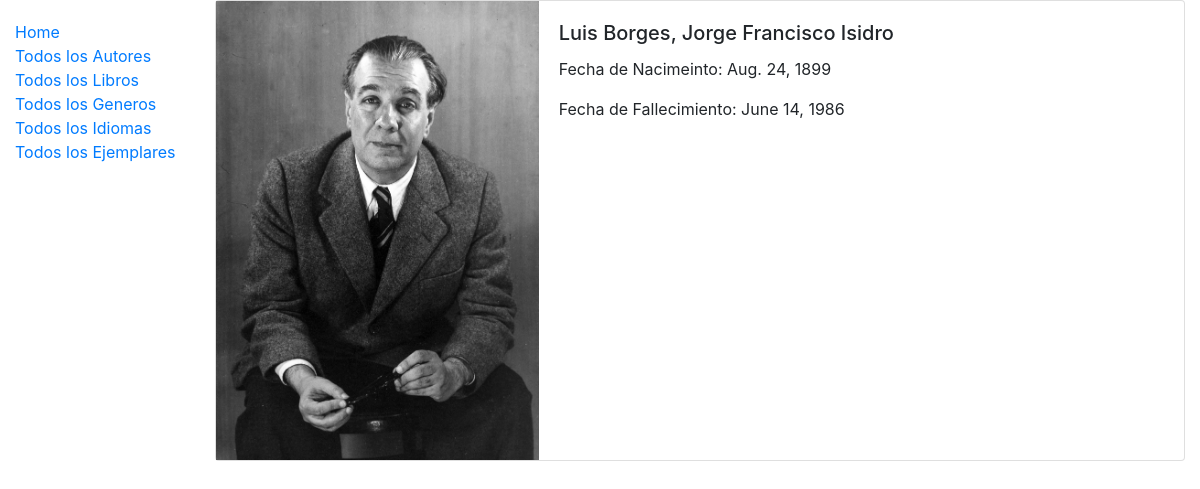
Page /catalogo/autor/1 on the committed database.
### catalogo/models.py (models this page shows, shortened)
class Autor(models.Model):
    nombre = models.CharField(max_length=50)
    apellido = models.CharField(max_length=50)
    fechaNac = models.DateField(null=True, blank=True)
    fechaDeceso = models.DateField('Fallecio', null=True, blank=True)
    foto = models.ImageField(upload_to='upload/', null=True)
    def __str__(self) -> str:
        return '%s, %s ' % (self.nombre, self.apellido)
    class Meta:
        ordering = ["apellido", "nombre"]

### catalogo/views.py (the view, shortened to what this page needs)
# urls.py: path('autor/<pk>', views.AutorDetailView.as_view(), name='autor'),
class AutorDetailView(generic.DetailView):
    model = Autor
    template_name = 'autor.html'

### catalogo/templates/autor.html
{% extends "base.html" %}
{% block content %}
<div class="card mb-3" style="max-width: 100%;">
    <div class="row no-gutters">
        <div class="col-md-4">
            <img class="img-fluid" src="{{ autor.foto.url }}">
        </div>
        <div class="col-md-8">
            <div class="card-body">
                <h5 class="card-title">{{ autor.apellido }}, {{ autor.nombre }}</h5>
                <p class="card-text">Fecha de Nacimeinto: {{ autor.fechaNac }}</p>
                {% if autor.fechaDeceso %}
                <p class="card-text">Fecha de Fallecimiento: {{ autor.fechaDeceso }}</p>
                {% endif %}
            </div>
        </div>
    </div>
</div>
{% endblock %}

### rows in the picture
Autor: foto (picture), apellido "Luis Borges", nombre "Jorge Francisco Isidro", fechaNac "Aug. 24, 1899", fechaDeceso "June 14, 1986"
